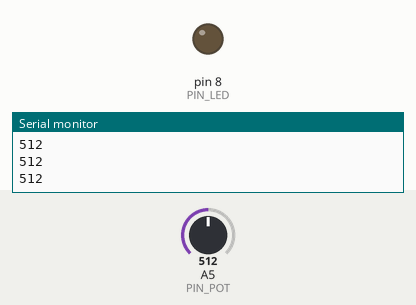
This sketch was run on a simulated Arduino Uno, built with avr-gcc and run on an emulated ATmega328P. Shown: output pins drawn as LEDs (lit = HIGH), the last lines printed to the serial monitor. The test bench sets the inputs (shaded band); at power-on: A5 (PIN_POT) = 512.

Above: at 1.2 s.
1.3 s: A5 (PIN_POT) set to 530
At 2.3 s:
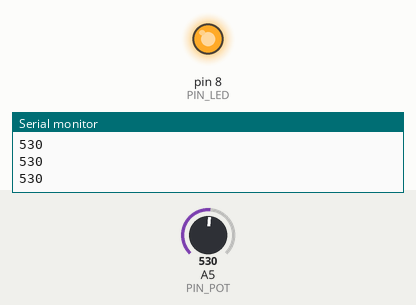
2.8 s: A5 (PIN_POT) set to 511
At 3.6 s:
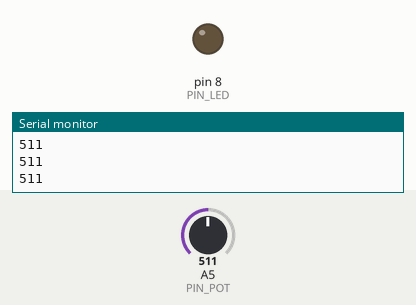
4.3 s: A5 (PIN_POT) set to 716
At 4.9 s:
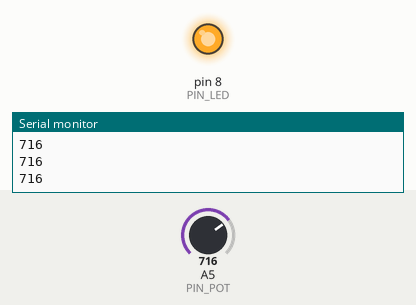
Timing chart, 0 to 7.3 s (numbered marks = the images above; inputs shaded):
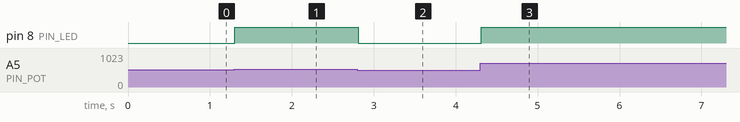

Measured:
- the behaviour switches between 512 and 513 on A5 (PIN_POT) (found by bisection; images 0 and 1)
- after the input at 1.3 s, pin 8 (PIN_LED): LOW → HIGH at once
- after the input at 2.8 s, pin 8 (PIN_LED): HIGH → LOW at once
- after the input at 4.3 s, pin 8 (PIN_LED): LOW → HIGH at once

The sketch:

tilt_switch.ino
```cpp
#define PIN_LED 8
#define PIN_POT 5

void setup() {
  Serial.begin(9600);

  pinMode(PIN_LED, OUTPUT);
}

void loop() {
  int val = analogRead(PIN_POT);

  Serial.println(val, DEC);

  if (val > 512) {
    digitalWrite(PIN_LED, HIGH);
  } else {
    digitalWrite(PIN_LED, LOW);
  }

  delay(100);
}
```
